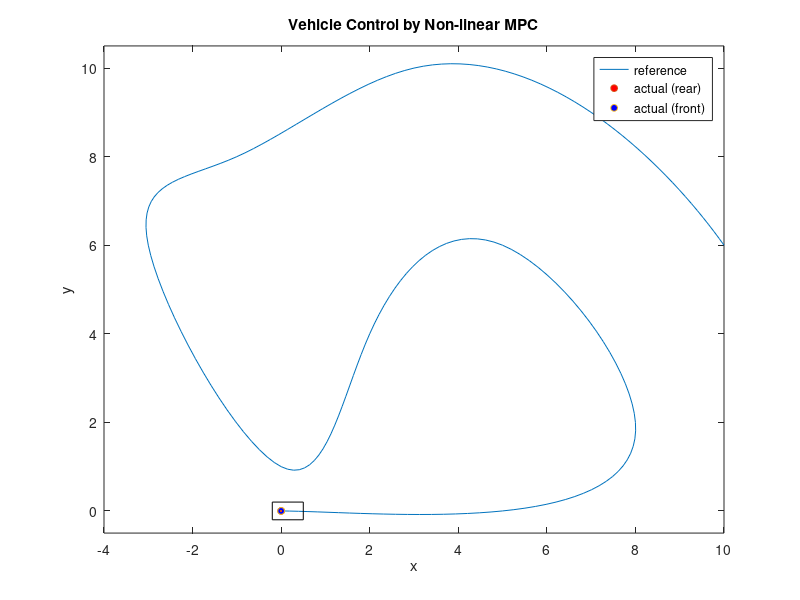

Write MATLAB code to recreate this figure. (Note: this script raises an error after producing the figure.)
clear all;
clc;

load('xypath.mat');
load('xHistory.mat');

figure(1);
plot(xypath(:,1), xypath(:,2));
axis equal;

%%

carWB = 0.3;
carFrame = 0.2;

hold on;

rearX = xHistory(1,1);
rearY = xHistory(1,2);
rearTire = plot(rearX, rearY, 'o', 'MarkerSize' ,5, 'MarkerFaceColor', 'r');

frontX = xHistory(1,1) + carWB * cos(xHistory(1,3));
frontY = xHistory(1,2) + carWB * sin(xHistory(1,3));
frontTire = plot(xHistory(1,1), xHistory(1,2), 'o', 'MarkerSize' ,5, 'MarkerFaceColor', 'b');

carPos =  [(rearX-carFrame) (rearY-carFrame) (carWB+2*carFrame) (2*carFrame)]';
carX = [(rearX-carFrame) (rearX+carWB+carFrame) (rearX+carWB+carFrame) (rearX-carFrame)];
carY = [(rearY-carFrame) (rearY-carFrame) (rearY+carFrame) (rearY+carFrame)];
car = patch('XData', carX, 'YData', carY, 'FaceColor', 'none');

carPath = plot(xHistory(1,1), xHistory(2,1), 'Color', '#D95319');

xlim([-4, 10]);
ylim([-0.5, 10.5]);

legend("reference", "actual (rear)", "actual (front)");
title("Vehicle Control by Non-linear MPC");
xlabel("x");
ylabel("y");

hold off;

myVideo = VideoWriter('MPC_car_result'); %open video file
myVideo.FrameRate = 15;  %can adjust this, 5 - 10 works well for me
open(myVideo)

for t = 1:length(xHistory(1,:))
    rearX = xHistory(1,t);
    rearY = xHistory(2,t);
    set(rearTire, 'XData', rearX, 'YData', rearY);
    
    frontX = xHistory(1,t) + carWB * cos(xHistory(3,t));
    frontY = xHistory(2,t) + carWB * sin(xHistory(3,t));
    set(frontTire, 'XData', frontX, 'YData', frontY);
    
    carX = [(rearX-carFrame) (rearX+carWB+carFrame) (rearX+carWB+carFrame) (rearX-carFrame)];
    carY = [(rearY-carFrame) (rearY-carFrame) (rearY+carFrame) (rearY+carFrame)];
    set(car, 'XData', carX, 'YData', carY);
    direction = [0 0 1];
    deg = xHistory(3,t) * 180 / 3.14159265;
    tireOrigin = [rearX, rearY, 0];
    rotate(car, direction, deg, tireOrigin);
    
    set(carPath, 'XData', xHistory(1,1:t), 'YData', xHistory(2,1:t));
    
    drawnow;
    
    frame = getframe(gcf); %get frame
    writeVideo(myVideo, frame);
    
    pause(0.05);
end

close(myVideo)